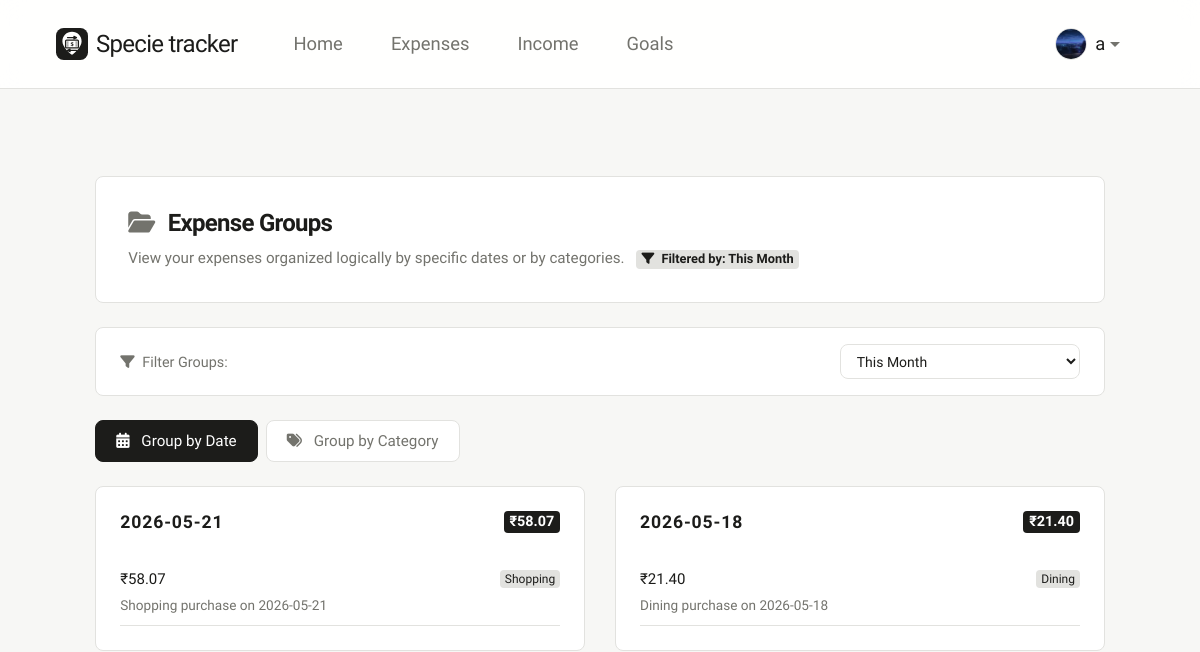
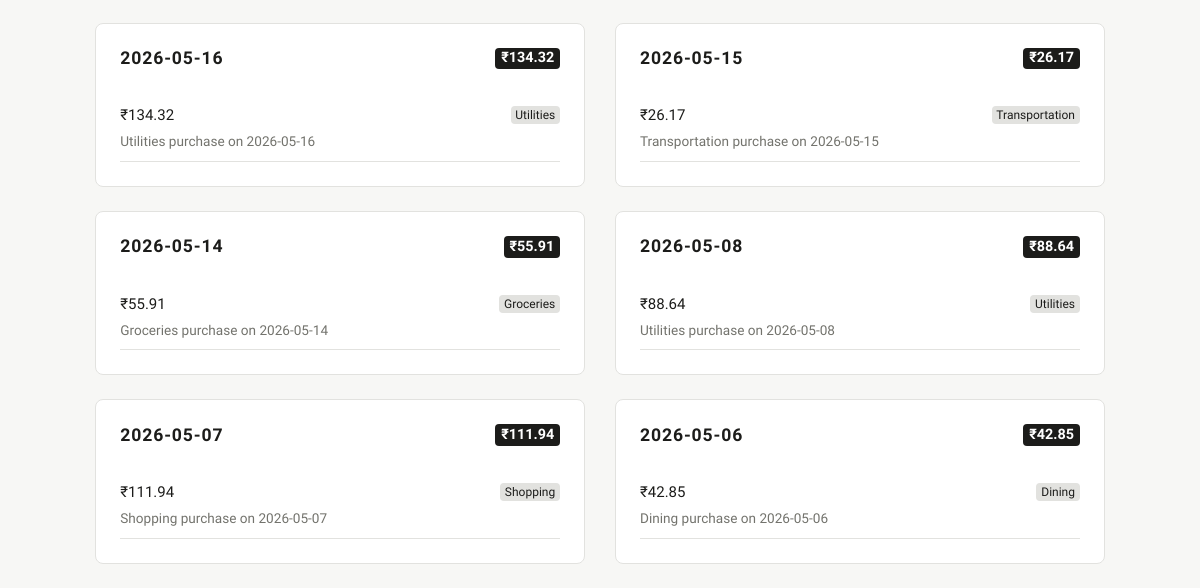
Before: /expenses/clusters (signed in) with the older database file (2 pictures, top to bottom).
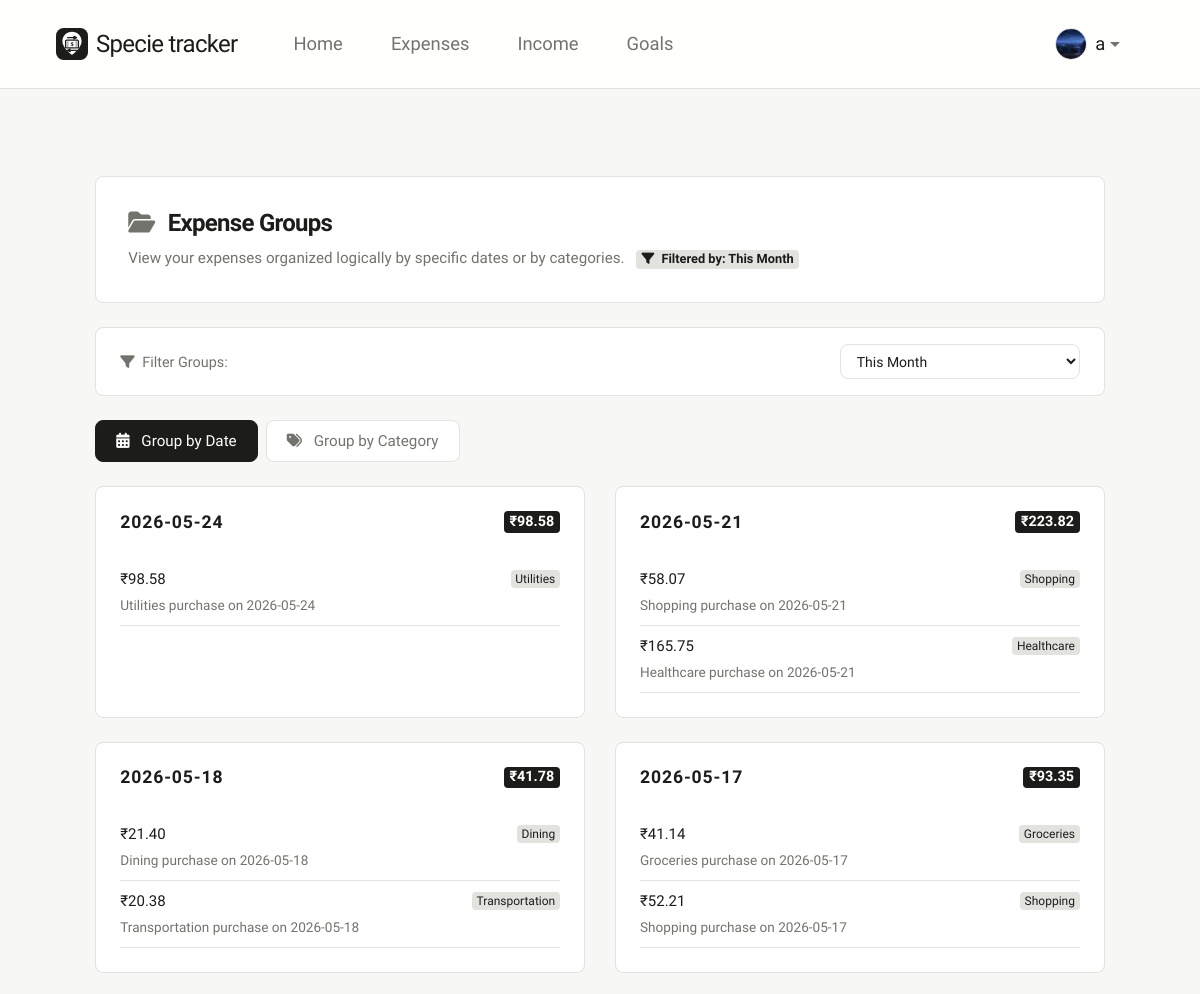
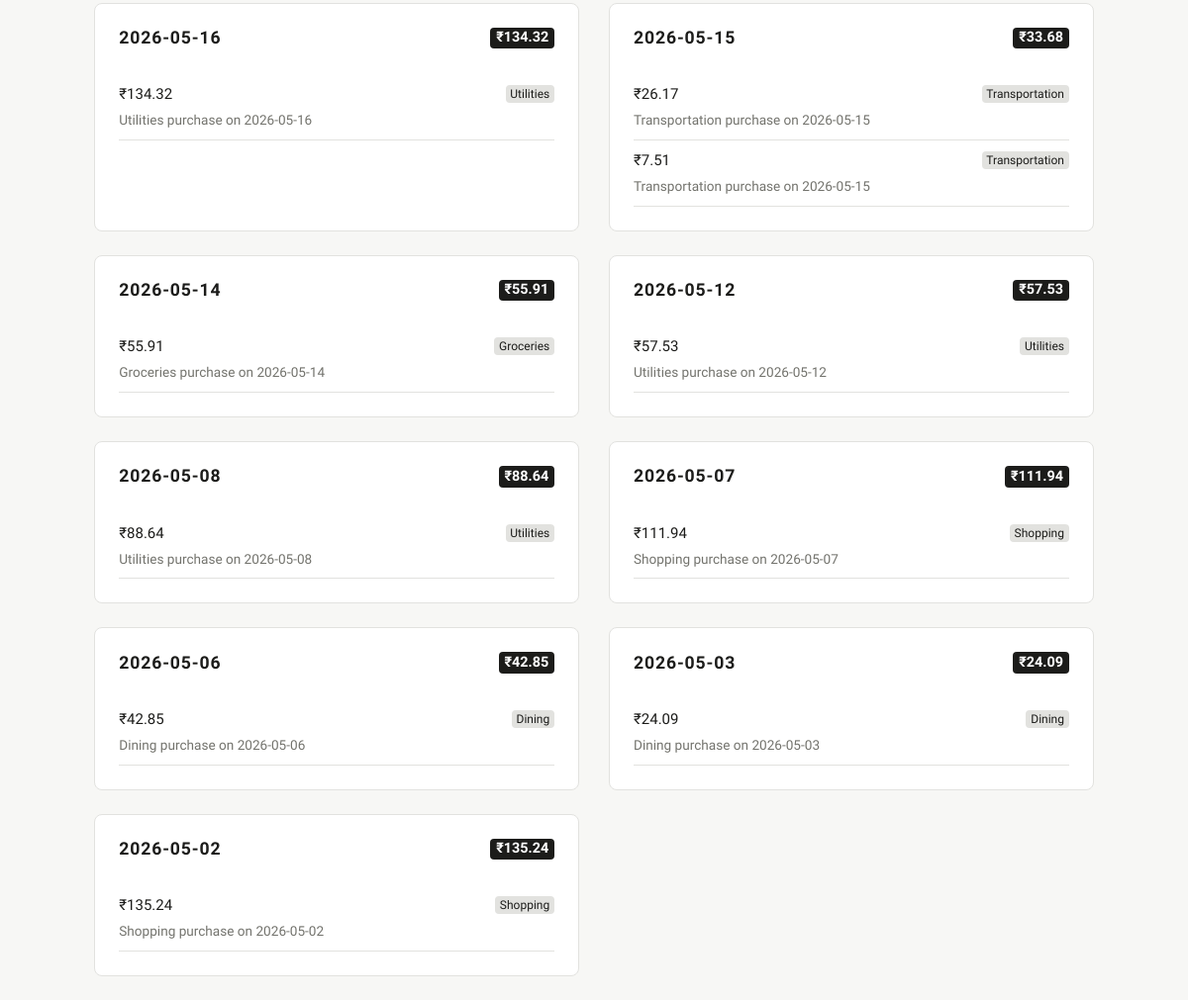
After: the same page with the newer database file (2 pictures, top to bottom).
### finance_app/models.py (models this page shows)
class User(db.Model):
    __tablename__ = 'users'
    id = db.Column(db.Integer, primary_key=True, autoincrement=True)
    username = db.Column(db.String(80), unique=True, nullable=False)
    password = db.Column(db.String(120), nullable=False)
    profile_image = db.Column(db.String(255))
    expenses = db.relationship('Expense', backref='user', lazy=True)
    goals = db.relationship('Goal', backref='user', lazy=True)
    incomes = db.relationship('Income', backref='user', lazy=True)

class Expense(db.Model):
    __tablename__ = 'expenses'
    id = db.Column(db.Integer, primary_key=True, autoincrement=True)
    user_id = db.Column(db.Integer, db.ForeignKey('users.id'), nullable=False)
    category = db.Column(db.String(100), nullable=False)
    amount = db.Column(db.Float, nullable=False)
    date = db.Column(db.String(50), nullable=False)
    description = db.Column(db.String(255))

### finance_app/routes/ml.py (the view)
    @app.route('/expenses/clusters')
    def expense_clusters():
        if 'user_id' not in session:
            return redirect(url_for('login'))
        user_id = session['user_id']
        expenses = get_expenses_fortbl_by_user_id(user_id)
        if not expenses:
            flash('No expenses recorded yet. Please add some expenses first.', 'info')
            return redirect(url_for('view_expenses'))
        range_type = request.args.get('range')
        if range_type is not None:
            month_val = request.args.get('month')
            start_date_val = request.args.get('start_date')
            end_date_val = request.args.get('end_date')
            session['range_type'] = range_type
            session['month_val'] = month_val
            session['start_date_val'] = start_date_val
            session['end_date_val'] = end_date_val
        else:
            range_type = session.get('range_type', 'this_month')
            month_val = session.get('month_val')
            start_date_val = session.get('start_date_val')
            end_date_val = session.get('end_date_val')
        def get_start_date_of_months_ago(n):
            from datetime import datetime
            today = datetime.today()
            year = today.year
            month = today.month - (n - 1)
            while month <= 0:
                month += 12
                year -= 1
            return f"{year:04d}-{month:02d}-01"
        if range_type == 'this_month':
            from datetime import datetime
            curr_month = datetime.today().strftime('%Y-%m')
            expenses = [exp for exp in expenses if exp[4] and exp[4].startswith(curr_month)]
        elif range_type == 'last_2_months':
            start_date = get_start_date_of_months_ago(2)
            expenses = [exp for exp in expenses if exp[4] and exp[4] >= start_date]
        elif range_type == 'last_3_months':
            start_date = get_start_date_of_months_ago(3)
            expenses = [exp for exp in expenses if exp[4] and exp[4] >= start_date]
        elif range_type == 'last_4_months':
            start_date = get_start_date_of_months_ago(4)
            expenses = [exp for exp in expenses if exp[4] and exp[4] >= start_date]
        elif range_type == 'last_6_months':
            start_date = get_start_date_of_months_ago(6)
            expenses = [exp for exp in expenses if exp[4] and exp[4] >= start_date]
        elif range_type == 'custom_month' and month_val:
            expenses = [exp for exp in expenses if exp[4] and exp[4].startswith(month_val)]
        elif range_type == 'custom_range':
            if start_date_val:
                expenses = [exp for exp in expenses if exp[4] and exp[4] >= start_date_val]
            if end_date_val:
                expenses = [exp for exp in expenses if exp[4] and exp[4] <= end_date_val]
        by_date = {}
        for exp in expenses:
            date = exp[4]
            by_date.setdefault(date, []).append({
                'id': exp[0],
                'category': exp[2],
                'amount': exp[3],
                'description': exp[5] if len(exp) > 5 else ''
            })
        sorted_dates = sorted(by_date.keys(), reverse=True)
        by_date_sorted = {date: by_date[date] for date in sorted_dates}
        by_category = {}
        for exp in expenses:
            cat = exp[2]
            by_category.setdefault(cat, []).append({
                'id': exp[0],
                'date': exp[4],
                'amount': exp[3],
                'description': exp[5] if len(exp) > 5 else ''
            })
        sorted_cats = sorted(by_category.keys())
        by_category_sorted = {cat: by_category[cat] for cat in sorted_cats}
        filter_label = "This Month"
        if range_type == 'last_2_months':
            filter_label = "Last 2 Months"
        elif range_type == 'last_3_months':
            filter_label = "Last 3 Months"
        elif range_type == 'last_4_months':
            filter_label = "Last 4 Months"
        elif range_type == 'last_6_months':
            filter_label = "Last 6 Months"
        elif range_type == 'all_time':
            filter_label = "All Time"
        elif range_type == 'custom_month' and month_val:
            filter_label = f"Month ({month_val})"
        elif range_type == 'custom_range':
            filter_label = f"Range ({start_date_val} to {end_date_val})"
        current_filters = {
            'range_type': range_type,
            'month_val': month_val or '',
            'start_date_val': start_date_val or '',
            'end_date_val': end_date_val or ''
        }
        return render_template('expense_clusters.html', by_date=by_date_sorted, by_category=by_category_sorted, filter_label=filter_label, current_filters=current_filters)

### templates/expense_clusters.html (shortened to what this page needs)
{% extends "base.html" %}
{% block content %}
<div class="row justify-content-center">
    <div class="col-12 col-xl-11">
        <div class="clean-card mb-4" style="padding: 2rem;">
            <h2 class="mb-2" style="font-weight: 600; color: var(--text-main); font-size: 1.5rem;">
                <i class="fa-solid fa-folder-open text-muted mr-2"></i> Expense Groups
            </h2>
            <p class="text-muted mb-0" style="font-size: 0.95rem;">
                View your expenses organized logically by specific dates or by categories. <span class="badge badge-secondary" style="font-size: 0.8rem; background-color: var(--border-color); color: var(--text-main); font-weight: 600; margin-left: 8px;"><i class="fa-solid fa-filter mr-1"></i> Filtered by: {{ filter_label }}</span>
            </p>
        </div>
        <div class="clean-card mb-4" style="padding: 1rem 1.5rem;">
            <div class="row align-items-center">
                <div class="col-md-4 mb-2 mb-md-0">
                    <span class="text-muted" style="font-weight: 500; font-size: 0.9rem;"><i class="fa-solid fa-filter mr-1"></i> Filter Groups:</span>
                </div>
                <div class="col-md-8">
                    <div class="d-flex justify-content-md-end align-items-center flex-wrap" style="gap: 8px;">
                        <select id="groupRange" class="form-control" style="width: auto; min-width: 240px; border-radius: var(--radius); border-color: var(--border-color); font-size: 0.875rem; padding: 0.375rem 0.75rem;">
                            <option value="this_month" {% if current_filters.range_type == 'this_month' %}selected{% endif %}>This Month</option>
                        </select>
                    </div>
                </div>
            </div>
        </div>
        <ul class="nav nav-pills mb-4" id="groupTabs" role="tablist">
            <li class="nav-item">
                <a class="nav-link active" id="date-tab" data-toggle="pill" href="#by-date-group" role="tab" aria-controls="by-date-group" aria-selected="true">
                    <i class="fa-solid fa-calendar-days mr-2"></i> Group by Date
                </a>
            </li>
            <li class="nav-item ml-2">
                <a class="nav-link" id="category-tab" data-toggle="pill" href="#by-category-group" role="tab" aria-controls="by-category-group" aria-selected="false">
                    <i class="fa-solid fa-tags mr-2"></i> Group by Category
                </a>
            </li>
        </ul>
        <div class="tab-content" id="groupTabsContent">
            <div class="tab-pane fade show active" id="by-date-group" role="tabpanel" aria-labelledby="date-tab">
                {% if not by_date %}
                    <div class="clean-card text-center p-5">
                        <i class="fa-solid fa-calendar-xmark text-muted mb-3" style="font-size: 2.5rem;"></i>
                        <h4 style="font-weight: 600; color: var(--text-main);">No Expenses Found</h4>
                        <p class="text-muted mb-0">There are no expenses recorded for the selected time range ({{ filter_label }}).</p>
                    </div>
                {% else %}
                    <div class="row">
                        {% for date, expenses in by_date.items() %}
                            <div class="col-md-6 mb-4">
                                <div class="clean-card h-100" style="padding: 1.5rem;">
                                    <div class="d-flex justify-content-between align-items-center mb-3" style="border-bottom: 2px solid var(--surface); padding-bottom: 0.5rem;">
                                        <h4 style="font-weight: 600; color: var(--text-main); font-size: 1.1rem; margin-bottom: 0;">{{ date }}</h4>
                                        {% set day_sum = namespace(value=0) %}
                                        {% for expense in expenses %}
                                            {% set day_sum.value = day_sum.value + expense.amount %}
                                        {% endfor %}
                                        <span class="badge badge-dark" style="font-size: 0.9rem; background-color: var(--text-main); color: var(--surface);">₹{{ "%.2f"|format(day_sum.value) }}</span>
                                    </div>
                                    <div style="max-height: 250px; overflow-y: auto;">
                                        <ul class="list-unstyled mb-0">
                                            {% for expense in expenses %}
                                                <li class="py-2" style="border-bottom: 1px solid var(--border-color);">
                                                    <div class="d-flex justify-content-between align-items-center mb-1">
                                                        <span style="font-weight: 500; color: var(--text-main);">₹{{ "%.2f"|format(expense.amount) }}</span>
                                                        <span class="badge badge-secondary" style="font-size: 0.75rem; background-color: var(--border-color); color: var(--text-main); font-weight: 500;">{{ expense.category }}</span>
                                                    </div>
                                                    {% if expense.description %}
                                                        <div class="text-muted" style="font-size: 0.85rem;">{{ expense.description }}</div>
                                                    {% endif %}
                                                </li>
                                            {% endfor %}
                                        </ul>
                                    </div>
                                </div>
                            </div>
                        {% endfor %}
                    </div>
                {% endif %}
            </div>
        </div>
    </div>
</div>
{% endblock %}

### templates/base.html (shortened to what this page needs)
<!DOCTYPE html>
<html lang="en">
<head>
    <link href="https://stackpath.bootstrapcdn.com/bootstrap/4.5.2/css/bootstrap.min.css" rel="stylesheet">
    <link rel="stylesheet" href="https://cdnjs.cloudflare.com/ajax/libs/font-awesome/6.4.0/css/all.min.css">
    <link rel="stylesheet" href="{{ url_for('static', filename='css/style.css') }}">
</head>
<body>
    <nav class="navbar navbar-expand-lg fixed-top" style="background-color: rgba(255, 255, 255, 0.9) !important; backdrop-filter: blur(12px); border-bottom: 1px solid var(--border-color);">
        <div class="container-fluid px-4">
            <div class="navbar-brand d-flex align-items-center">
                <svg xmlns="http://www.w3.org/2000/svg" viewBox="0 0 100 100" width="32" height="32" class="mr-2" style="vertical-align: middle;">
                    <rect width="100" height="100" rx="24" fill="#1C1C1A" />
                    <path d="M50 12 C33 12 20 25 20 42 C20 59 42 78 47 82 C49 84 51 84 53 82 C58 78 80 59 80 42 C80 25 67 12 50 12 Z" fill="#ffffff" />
                    <path d="M36 30 L64 30 M56 26 L64 30 L56 34" stroke="#1C1C1A" stroke-width="4" stroke-linecap="round" stroke-linejoin="round" fill="none" />
                    <rect x="30" y="38" width="40" height="24" rx="3" fill="none" stroke="#1C1C1A" stroke-width="4" />
                    <text x="50" y="56" font-family="system-ui, -apple-system, sans-serif" font-weight="800" font-size="18" fill="#1C1C1A" text-anchor="middle">$</text>
                    <line x1="35" y1="44" x2="38" y2="44" stroke="#1C1C1A" stroke-width="2" stroke-linecap="round" />
                    <line x1="35" y1="50" x2="38" y2="50" stroke="#1C1C1A" stroke-width="2" stroke-linecap="round" />
                    <line x1="35" y1="56" x2="38" y2="56" stroke="#1C1C1A" stroke-width="2" stroke-linecap="round" />
                    <line x1="62" y1="44" x2="65" y2="44" stroke="#1C1C1A" stroke-width="2" stroke-linecap="round" />
                    <line x1="62" y1="50" x2="65" y2="50" stroke="#1C1C1A" stroke-width="2" stroke-linecap="round" />
                    <line x1="62" y1="56" x2="65" y2="56" stroke="#1C1C1A" stroke-width="2" stroke-linecap="round" />
                    <path d="M64 70 L36 70 M44 66 L36 70 L44 74" stroke="#1C1C1A" stroke-width="4" stroke-linecap="round" stroke-linejoin="round" fill="none" />
                </svg>
                <span>Specie tracker</span>
            </div>
            <div class="collapse navbar-collapse" id="navbarNav">
                <ul class="navbar-nav mr-auto pl-3">
                    {% if g.user %}
                        <li class="nav-item"><a class="nav-link" href="{{ url_for('home') }}">Home</a></li>
                        <li class="nav-item"><a class="nav-link" href="{{ url_for('view_expenses') }}">Expenses</a></li>
                        <li class="nav-item"><a class="nav-link" href="{{ url_for('view_income') }}">Income</a></li>
                        <li class="nav-item"><a class="nav-link" href="{{ url_for('view_goals') }}">Goals</a></li>
                    {% endif %}
                </ul>
                <ul class="navbar-nav ml-auto">
                    {% if g.user %}
                        <li class="nav-item dropdown">
                            <a class="nav-link dropdown-toggle d-flex align-items-center" href="#" id="navbarDropdown" role="button" data-toggle="dropdown" aria-haspopup="true" aria-expanded="false">
                                <img src="{{ url_for('static', filename='profile_images/' ~ g.user.profile_image) }}" class="profile-pic" alt="Profile Picture" style="width: 32px; height: 32px; border-radius: 50%; object-fit: cover; margin-right: 8px; border: 1px solid var(--border-color);">
                                <span style="font-weight: 500; color: var(--text-main);">{{ g.user.username }}</span>
                            </a>
                        </li>
                    {% endif %}
                </ul>
            </div>
        </div>
    </nav>
    <div class="container-fluid px-4 px-lg-5 mt-5 pt-5">
        {% block content %}{% endblock %}
    </div>
</body>
</html>

Changed rows visible on the page:
added Expense: date "2026-05-24", value "98.58", amount "98.58", category "Utilities", description "Utilities purchase on 2026-05-24"
computed for Expense "Shopping purchase on 2026-05-21": value "58.07" → "223.82"
added Expense: amount "165.75", category "Healthcare", description "Healthcare purchase on 2026-05-21", shown under "2026-05-21"
computed for Expense "Dining purchase on 2026-05-18": value "21.40" → "41.78"
added Expense: amount "20.38", category "Transportation", description "Transportation purchase on 2026-05-18", shown under "2026-05-18"
added Expense: date "2026-05-17", value "93.35", amount "41.14", category "Groceries", description "Groceries purchase on 2026-05-17"
added Expense: amount "52.21", category "Shopping", description "Shopping purchase on 2026-05-17", shown under "2026-05-17"
computed for Expense (number 9 of 17 on the later page): value "26.17" → "33.68"
added Expense: amount "7.51", category "Transportation", description "Transportation purchase on 2026-05-15", shown under "2026-05-15"
added Expense: date "2026-05-12", value "57.53", amount "57.53", category "Utilities", description "Utilities purchase on 2026-05-12"
added Expense: date "2026-05-03", value "24.09", amount "24.09", category "Dining", description "Dining purchase on 2026-05-03"
added Expense: date "2026-05-02", value "135.24", amount "135.24", category "Shopping", description "Shopping purchase on 2026-05-02"
